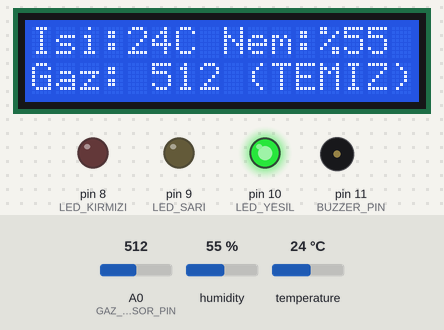
The sketch below on a simulated Arduino Uno, built with avr-gcc and run on an emulated ATmega328P. Parts: 16×2 character LCD, output pins drawn as LEDs (lit = HIGH), buzzer (waves = sounding). The test bench sets the inputs (shaded band); at power-on: A0 (GAZ_SENSOR_PIN) = 512, humidity 55 %, temperature 24 °C. What the sketch prints to the serial monitor is not drawn.

Above: at 3.2 s.
3.3 s: A0 (GAZ_SENSOR_PIN) set to 633
At 3.9 s:
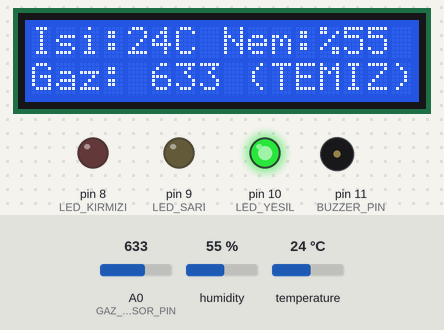
5.0 s: A0 (GAZ_SENSOR_PIN) set to 657
At 6.1 s:
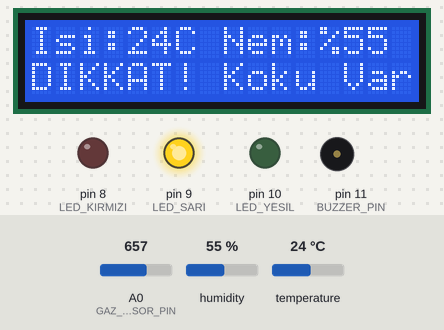
6.6 s: A0 (GAZ_SENSOR_PIN) set to 683
8.1 s: A0 (GAZ_SENSOR_PIN) set to 715
At 8.5 s:
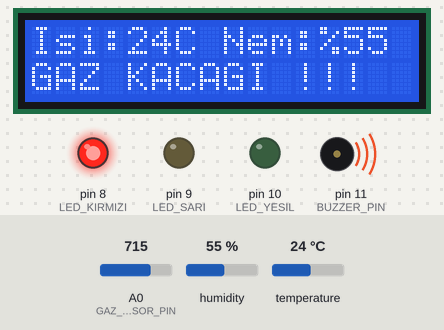
9.7 s: humidity set to 22 %
At 11.5 s:
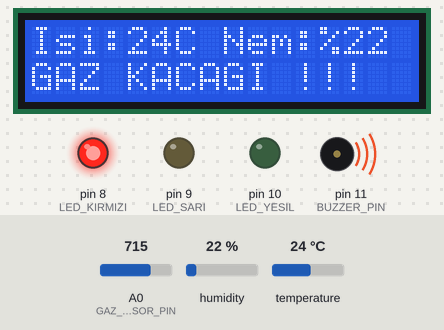
12.1 s: temperature set to 12 °C
At 13.5 s:
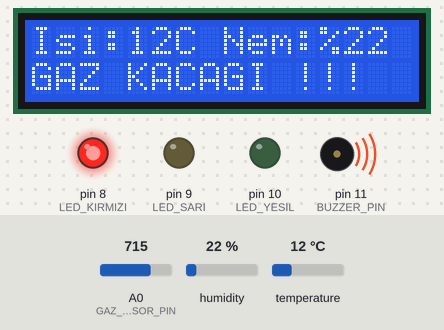
Timing chart, 0 to 15.1 s (numbered marks = the images above; inputs shaded):
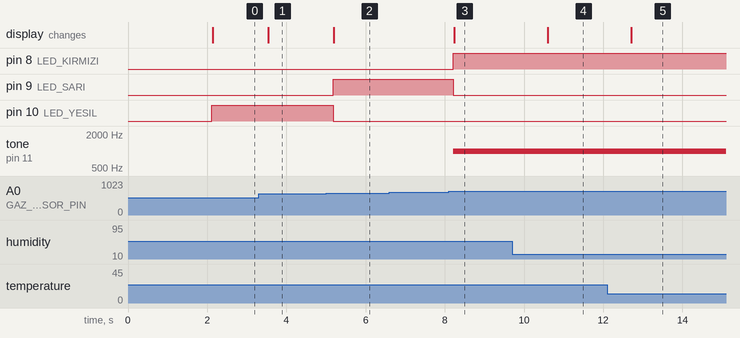

Measured:
- the behaviour switches between 649 and 650 on A0 (GAZ_SENSOR_PIN) (found by bisection; images 1 and 2)
- the behaviour switches between 699 and 700 on A0 (GAZ_SENSOR_PIN) (found by bisection; images 2 and 3)
- after the input at 3.3 s, the display: changes after 0.24 s (image 1)
- after the input at 5.0 s, pin 9 (LED_SARI): LOW → HIGH after 0.18 s; pin 10 (LED_YESIL): HIGH → LOW after 0.18 s; the display: changes after 0.20 s (image 2)
- after the input at 6.6 s, every drawn part: stays the same
- after the input at 8.1 s, pin 8 (LED_KIRMIZI): LOW → HIGH after 0.12 s; pin 9 (LED_SARI): HIGH → LOW after 0.12 s; tone on pin 11 (BUZZER_PIN): silent → 1000 Hz after 0.12 s; the display: changes after 0.14 s (image 3)
- after the input at 9.7 s, the display: changes after 0.90 s (image 4)
- after the input at 12.1 s, the display: changes after 0.61 s (image 5)

The sketch:

main.ino
```cpp
#include "config.h"
#include "sensors.h"
#include "display.h"
#include "actuators.h"
#include "comm.h"
#include "logic.h"

unsigned long lastNotifyMs = 0;

void setup() {
  Serial.begin(9600);

  sensorsInit();
  displayInit();
  actuatorsInit();
  commInit(9600);
}

void loop() {
  SensorData d = sensorsRead();

  // PC takip
  Serial.print("Gaz:"); Serial.print(d.gas);
  Serial.print(" Sicaklik:"); Serial.print(d.temperature);
  Serial.print(" Nem:"); Serial.println(d.humidity);

  // LCD üst satır
  displayShowTopLine(d.temperature, d.humidity);

  SystemState st = decideState(d.gas);

  if (st == STATE_CLEAN) {
    setCleanMode();
    alarmSoundOff();
    displayShowStatusClean(d.gas);
  }
  else if (st == STATE_WARNING) {
    setWarningMode();
    alarmSoundOff();
    displayShowStatusWarning();
  }
  else { // STATE_ALARM
    setAlarmMode();
    alarmSoundOn();
    displayShowStatusAlarm();

    unsigned long now = millis();
    if (now - lastNotifyMs >= BILDIRIM_ARALIGI_MS) {
      Serial.println("Veriler ESP'ye gonderiliyor...");
      commSendAlarm(d.temperature, d.humidity);
      lastNotifyMs = now;
    }
  }

  delay(LOOP_DELAY_MS);
}
```

actuators.cpp
```cpp
#include "actuators.h"
#include "config.h"

void actuatorsInit() {
  pinMode(LED_KIRMIZI, OUTPUT);
  pinMode(LED_SARI, OUTPUT);
  pinMode(LED_YESIL, OUTPUT);
  pinMode(BUZZER_PIN, OUTPUT);
  alarmSoundOff();
}

void setCleanMode() {
  digitalWrite(LED_YESIL, HIGH);
  digitalWrite(LED_SARI, LOW);
  digitalWrite(LED_KIRMIZI, LOW);
}

void setWarningMode() {
  digitalWrite(LED_YESIL, LOW);
  digitalWrite(LED_SARI, HIGH);
  digitalWrite(LED_KIRMIZI, LOW);
}

void setAlarmMode() {
  digitalWrite(LED_YESIL, LOW);
  digitalWrite(LED_SARI, LOW);
  digitalWrite(LED_KIRMIZI, HIGH);
}

void alarmSoundOn() {
  tone(BUZZER_PIN, 1000);
}

void alarmSoundOff() {
  noTone(BUZZER_PIN);
}
```

actuators.h
```cpp
#pragma once
#include <Arduino.h>

void actuatorsInit();
void setCleanMode();
void setWarningMode();
void setAlarmMode();
void alarmSoundOn();
void alarmSoundOff();
```

comm.cpp
```cpp
#include "comm.h"
#include "config.h"
#include <SoftwareSerial.h>

static SoftwareSerial espSerial(ESP_RX_PIN, ESP_TX_PIN);

void commInit(long baud) {
  espSerial.begin(baud);
}

void commSendAlarm(int temperature, int humidity) {
  // "ALARM,24,50"
  espSerial.print("ALARM,");
  espSerial.print(temperature);
  espSerial.print(",");
  espSerial.println(humidity);
}
```

comm.h
```cpp
#pragma once
#include <Arduino.h>

void commInit(long baud);
void commSendAlarm(int temperature, int humidity);
```

display.cpp
```cpp
#include "display.h"
#include "config.h"
#include <Wire.h>
#include <LiquidCrystal_I2C.h>

static LiquidCrystal_I2C lcd(LCD_ADDR, LCD_COLS, LCD_ROWS);

void displayInit() {
  lcd.init();
  lcd.backlight();
  lcd.setCursor(0, 0);
  lcd.print("Sistem Aktif");
  delay(2000);
  lcd.clear();
}

void displayShowTopLine(int temperature, int humidity) {
  lcd.setCursor(0, 0);
  lcd.print("Isi:");
  lcd.print(temperature);
  lcd.print("C Nem:%");
  lcd.print(humidity);
}

void displayShowStatusClean(int gas) {
  lcd.setCursor(0, 1);
  lcd.print("Gaz: ");
  lcd.print(gas);
  lcd.print(" (TEMIZ)   ");
}

void displayShowStatusWarning() {
  lcd.setCursor(0, 1);
  lcd.print("DIKKAT! Koku Var ");
}

void displayShowStatusAlarm() {
  lcd.setCursor(0, 1);
  lcd.print("GAZ KACAGI !!!   ");
}
```

display.h
```cpp
#pragma once
#include <Arduino.h>

void displayInit();
void displayShowTopLine(int temperature, int humidity);
void displayShowStatusClean(int gas);
void displayShowStatusWarning();
void displayShowStatusAlarm();
//Updated
```

logic.cpp
```cpp
#include "logic.h"
#include "config.h"

SystemState decideState(int gas) {
  if (gas < ESIK_DEGER - HISTERESIS) return STATE_CLEAN;
  if (gas < ESIK_DEGER)             return STATE_WARNING;
  return STATE_ALARM;
}
```

logic.h
```cpp
#pragma once
#include <Arduino.h>

enum SystemState {
  STATE_CLEAN,
  STATE_WARNING,
  STATE_ALARM
};

SystemState decideState(int gas);
```

sensors.cpp
```cpp
#include "sensors.h"
#include "config.h"
#include <DHT.h>

static DHT dht(DHTPIN, DHTTYPE);

void sensorsInit() {
  dht.begin();
}

SensorData sensorsRead() {
  SensorData d;
  d.gas = analogRead(GAZ_SENSOR_PIN);

  d.temperature = (int)dht.readTemperature();
  d.humidity    = (int)dht.readHumidity();

  return d;
}
```

sensors.h
```cpp
#pragma once
#include <Arduino.h>

struct SensorData {
  int gas;
  int temperature;
  int humidity;
};

void sensorsInit();
SensorData sensorsRead();
```

config.h
```cpp
#pragma once
#include <Arduino.h>

// --- PINLER ---
const int GAZ_SENSOR_PIN = A0;

#define DHTPIN 4
#define DHTTYPE DHT11

const int LED_KIRMIZI = 8;
const int LED_SARI    = 9;
const int LED_YESIL   = 10;
const int BUZZER_PIN  = 11;

// SoftwareSerial (UNO): RX, TX
const int ESP_RX_PIN = 2;
const int ESP_TX_PIN = 3;

// LCD I2C
const uint8_t LCD_ADDR = 0x27;
const uint8_t LCD_COLS = 16;
const uint8_t LCD_ROWS = 2;

// Eşik ve zamanlama
const int ESIK_DEGER = 700;
const int HISTERESIS = 50;

const unsigned long BILDIRIM_ARALIGI_MS = 15000;
const unsigned long LOOP_DELAY_MS = 200;
```
